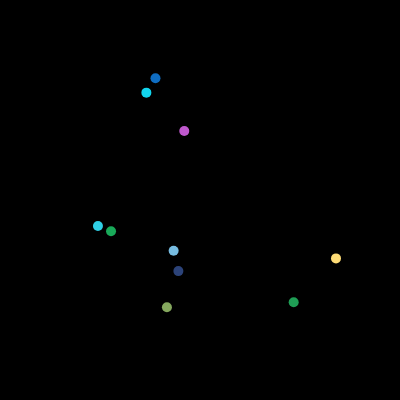
Frame 1 (no input)
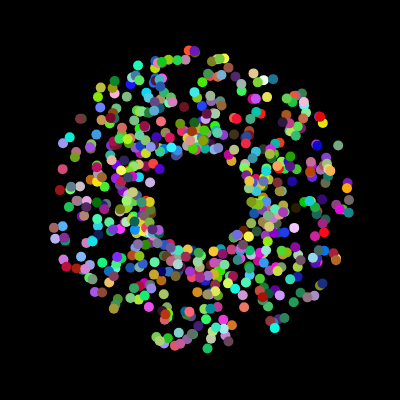
Frame 60 (no input)
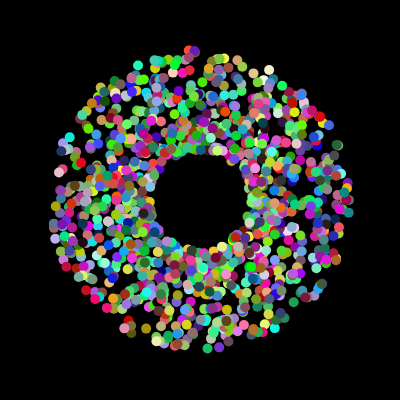
Frame 120 (the mouse pressed at the canvas centre since frame 60)

The p5.js sketch that drew these frames (run headless with seeded random() and noise() and a simulated clock; from frame 60 on, the mouse is pressed at the canvas centre):

// p5.js sketch
// ── sketch.js
var angle;
var scalar;
var numPoints = 10;
function setup() {
  createCanvas(400, 400);
  strokeWeight(10);
  background(0);
}

function draw() {
  //background(0);
  //noSmooth();
  for (var i = 0; i < numPoints; i++) {
    angle = random(0, TWO_PI);
    scalar = random(50,150);
    x = width/2 + (cos(angle) * scalar );
    y = height/2 + (sin(angle) * scalar );

    stroke(random(0, 255), random(0, 255), random(0, 255));
    point(x, y);
  }
}
